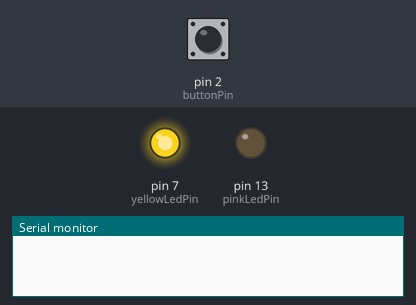
This sketch was run on a simulated Arduino Uno, built with avr-gcc and run on an emulated ATmega328P. Shown: output pins drawn as LEDs (lit = HIGH), the last lines printed to the serial monitor. The inputs (shaded band) are chosen by the test bench; at power-on: pin 2 (buttonPin) LOW.

Above: at 1.2 s.
1.3 s: pin 2 (buttonPin) pulled HIGH for 0.15 s
At 4.1 s:
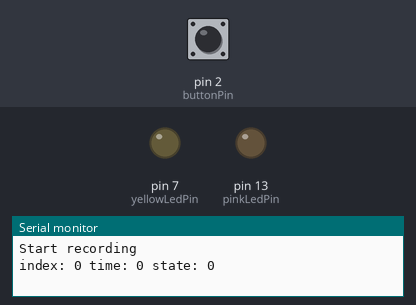
4.3 s: pin 2 (buttonPin) pulled HIGH for 1 s
At 4.9 s:
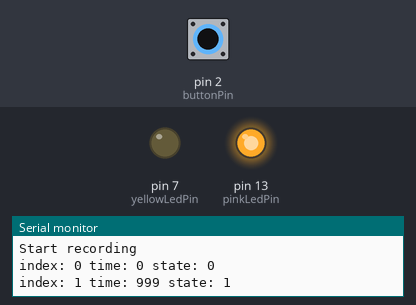
7.3 s: pin 2 (buttonPin) pulled HIGH for 3.2 s
At 14.1 s:
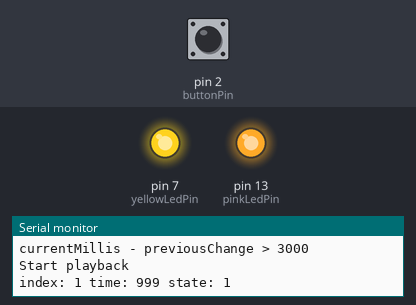
Timing chart, 0 to 15.8 s (numbered marks = the images above; inputs shaded):
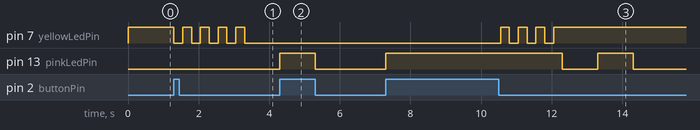

The sketch:

led_recorder.ino
```cpp
const int buttonPin = 2;
const int yellowLedPin = 7;
const int pinkLedPin = 13;

const int MODE_RECORD_WAIT = 0;
const int MODE_RECORD = 1;
const int MODE_PLAYBACK = 2;

struct time_state
{
  unsigned long changeTime;
  int state;
};

time_state changes[200];
int firstFreeIndex = 0;
int changesIndex = 0;
int previousState = 0;
unsigned long previousChange = 0;
unsigned long millisOffset = 0;

String indexLabel = "index: ";
String timeLabel = " time: ";
String stateLabel = " state: ";

int mode = MODE_RECORD_WAIT;

void setup() {
  pinMode(buttonPin, INPUT);
  pinMode(yellowLedPin, OUTPUT);
  pinMode(pinkLedPin, OUTPUT);
  Serial.begin(9600);
}

void loop() {
  // put your main code here, to run repeatedly:
  switch (mode) {
    case MODE_RECORD_WAIT:
      digitalWrite(yellowLedPin, HIGH);
      digitalWrite(pinkLedPin, LOW);
      if (digitalRead(buttonPin) == HIGH) {
        for (int i=0; i<4; i++) {
          digitalWrite(yellowLedPin, LOW);
          delay(250);
          digitalWrite(yellowLedPin, HIGH);
          delay(250);
        }
        startRecording();
        digitalWrite(yellowLedPin, LOW);
      }
      break;
    case MODE_RECORD:
      handleRecordCase();
      break;
    case MODE_PLAYBACK:
      if ((millis() - millisOffset) > changes[changesIndex].changeTime) {
        Serial.println(indexLabel + changesIndex + timeLabel + changes[changesIndex].changeTime + stateLabel + changes[changesIndex].state);
        digitalWrite(pinkLedPin, changes[changesIndex].state);
        changesIndex++;
      }
      if (changesIndex == firstFreeIndex)
      {
        mode = MODE_RECORD_WAIT;
        digitalWrite(yellowLedPin, LOW);
      }
      break;
  }
}

void handleRecordCase()
{
  int currentState = digitalRead(buttonPin);
  unsigned long currentMillis = millis();
  if (currentState != previousState && currentMillis - previousChange > 50)
  {
    recordChange(currentState, currentMillis);
  }
  if (firstFreeIndex == 200) {
    Serial.println("firstFreeIndex == 200");
    startPlayback();
  }
  if (currentMillis - previousChange > 3000)
  {
    Serial.println("currentMillis - previousChange > 3000");
    startPlayback();
  }
}

void recordChange(int currentState, unsigned long currentMillis)
{
  changes[firstFreeIndex].changeTime = currentMillis - millisOffset;
  changes[firstFreeIndex].state = currentState;
  previousState = currentState;
  previousChange = currentMillis;

  Serial.println(indexLabel + firstFreeIndex + timeLabel + changes[firstFreeIndex].changeTime + stateLabel + currentState);
  firstFreeIndex++;
  digitalWrite(pinkLedPin, currentState);

}

void startRecording()
{
  Serial.println("Start recording");
  unsigned long currentMillis = millis();
  mode = MODE_RECORD;
  millisOffset = currentMillis;
  firstFreeIndex = 0;
  recordChange(digitalRead(buttonPin), currentMillis);
}

void startPlayback()
{
  for (int i=0; i<4; i++) {
    digitalWrite(yellowLedPin, LOW);
    delay(250);
    digitalWrite(yellowLedPin, HIGH);
    delay(250);
  }
  millisOffset = millis();
  changesIndex = 1;
  mode = MODE_PLAYBACK;
  digitalWrite(pinkLedPin, changes[0].state); // play index 0 here
  Serial.println("Start playback");
}
```

Measured:
- after the input at 1.3 s, pin 7 (yellowLedPin): alternates HIGH for 0.25 s and LOW for 0.25 s, 9 changes in all, then stays LOW, starting at once
- after the input at 4.3 s, pin 7 (yellowLedPin): stays LOW (without the input it goes to HIGH after 2.3 s); pin 13 (pinkLedPin): LOW → HIGH at once, → LOW 1.0 s later
